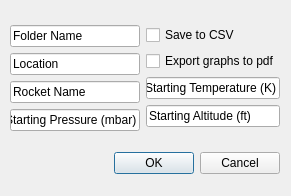
<?xml version="1.0" encoding="UTF-8"?>
<ui version="4.0">
 <class>CreateProfile</class>
 <widget class="QDialog" name="CreateProfile">
  <property name="geometry">
   <rect>
    <x>0</x>
    <y>0</y>
    <width>291</width>
    <height>196</height>
   </rect>
  </property>
  <property name="windowTitle">
   <string>Dialog</string>
  </property>
  <widget class="QWidget" name="layoutWidget">
   <property name="geometry">
    <rect>
     <x>10</x>
     <y>10</y>
     <width>270</width>
     <height>181</height>
    </rect>
   </property>
   <layout class="QVBoxLayout" name="verticalLayout_3">
    <item>
     <layout class="QHBoxLayout" name="horizontalLayout">
      <item>
       <layout class="QVBoxLayout" name="verticalLayout_2">
        <item>
         <widget class="QLineEdit" name="profileName">
          <property name="text">
           <string>Folder Name</string>
          </property>
         </widget>
        </item>
        <item>
         <widget class="QLineEdit" name="location">
          <property name="text">
           <string>Location</string>
          </property>
         </widget>
        </item>
        <item>
         <widget class="QLineEdit" name="rocketName">
          <property name="text">
           <string>Rocket Name</string>
          </property>
         </widget>
        </item>
        <item>
         <widget class="QLineEdit" name="basePressure">
          <property name="text">
           <string>Starting Pressure (mbar)</string>
          </property>
         </widget>
        </item>
       </layout>
      </item>
      <item>
       <layout class="QVBoxLayout" name="verticalLayout">
        <item>
         <widget class="QCheckBox" name="csvCheck">
          <property name="text">
           <string>Save to CSV</string>
          </property>
         </widget>
        </item>
        <item>
         <widget class="QCheckBox" name="pdfCheck">
          <property name="text">
           <string>Export graphs to pdf</string>
          </property>
         </widget>
        </item>
        <item>
         <widget class="QLineEdit" name="baseTemp">
          <property name="text">
           <string>Starting Temperature (K)</string>
          </property>
         </widget>
        </item>
        <item>
         <widget class="QLineEdit" name="baseHeight">
          <property name="text">
           <string>Starting Altitude (ft)</string>
          </property>
         </widget>
        </item>
       </layout>
      </item>
     </layout>
    </item>
    <item>
     <widget class="QDialogButtonBox" name="buttonBox">
      <property name="orientation">
       <enum>Qt::Horizontal</enum>
      </property>
      <property name="standardButtons">
       <set>QDialogButtonBox::Cancel|QDialogButtonBox::Ok</set>
      </property>
     </widget>
    </item>
   </layout>
  </widget>
 </widget>
 <resources/>
 <connections>
  <connection>
   <sender>buttonBox</sender>
   <signal>accepted()</signal>
   <receiver>CreateProfile</receiver>
   <slot>accept()</slot>
   <hints>
    <hint type="sourcelabel">
     <x>248</x>
     <y>254</y>
    </hint>
    <hint type="destinationlabel">
     <x>157</x>
     <y>274</y>
    </hint>
   </hints>
  </connection>
  <connection>
   <sender>buttonBox</sender>
   <signal>rejected()</signal>
   <receiver>CreateProfile</receiver>
   <slot>reject()</slot>
   <hints>
    <hint type="sourcelabel">
     <x>316</x>
     <y>260</y>
    </hint>
    <hint type="destinationlabel">
     <x>286</x>
     <y>274</y>
    </hint>
   </hints>
  </connection>
 </connections>
</ui>
